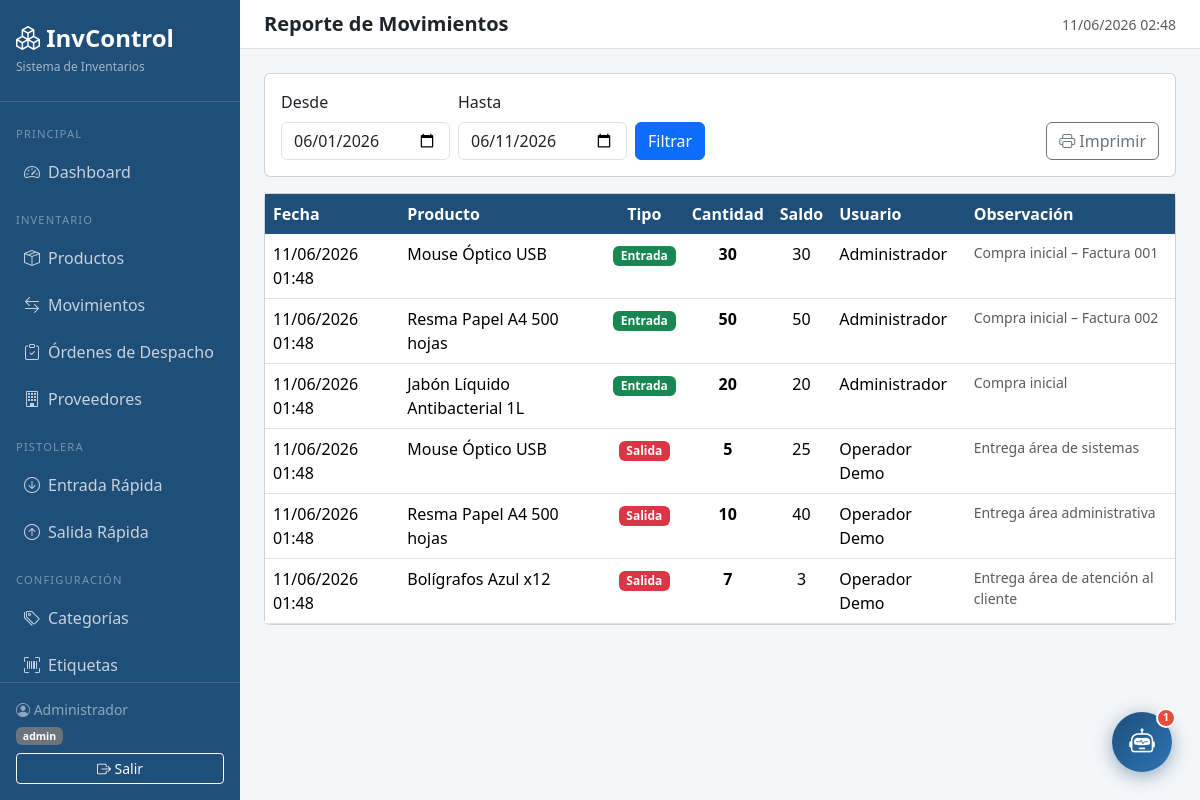
The app's page /?page=reportes&action=movimientos (signed in) with its own data.
### tables this page shows
CREATE TABLE IF NOT EXISTS movimientos (
    id               INT AUTO_INCREMENT PRIMARY KEY,
    producto_id      INT  NOT NULL,
    usuario_id       INT  NOT NULL,
    tipo             ENUM('entrada','salida','ajuste') NOT NULL,
    cantidad         INT  NOT NULL,
    stock_resultante INT  NOT NULL,
    observacion      TEXT,
    fecha            DATETIME NOT NULL DEFAULT CURRENT_TIMESTAMP,
    FOREIGN KEY (producto_id) REFERENCES productos(id)  ON DELETE CASCADE,
    FOREIGN KEY (usuario_id)  REFERENCES usuarios(id)   ON DELETE CASCADE
);

CREATE TABLE IF NOT EXISTS productos (
    id            INT AUTO_INCREMENT PRIMARY KEY,
    codigo        VARCHAR(50)  NOT NULL UNIQUE,
    nombre        VARCHAR(150) NOT NULL,
    descripcion   TEXT,
    categoria_id  INT,
    proveedor_id  INT,
    stock_actual  INT          NOT NULL DEFAULT 0,
    stock_minimo  INT          NOT NULL DEFAULT 5,
    activo        TINYINT(1)   NOT NULL DEFAULT 1,
    created_at    DATETIME     NOT NULL DEFAULT CURRENT_TIMESTAMP,
    FOREIGN KEY (categoria_id)  REFERENCES categorias(id)  ON DELETE SET NULL,
    FOREIGN KEY (proveedor_id)  REFERENCES proveedores(id) ON DELETE SET NULL
);

CREATE TABLE IF NOT EXISTS usuarios (
    id            INT AUTO_INCREMENT PRIMARY KEY,
    nombre        VARCHAR(100)  NOT NULL,
    email         VARCHAR(150)  NOT NULL UNIQUE,
    password_hash VARCHAR(255)  NOT NULL,
    rol           ENUM('admin','operador') NOT NULL DEFAULT 'operador',
    activo        TINYINT(1)    NOT NULL DEFAULT 1,
    created_at    DATETIME      NOT NULL DEFAULT CURRENT_TIMESTAMP
);

### app/controllers/ReporteController.php (called while the page is built, shortened)
<?php
class ReporteController {
    public function handle(string $action, string $rol): void {
        match ($action) {
            'existencias'  => $this->existencias(),
            'movimientos'  => $this->movimientos(),
            'kardex'       => $this->kardex(),
            default        => $this->existencias(),
        };
    }
    private function movimientos(): void {
        $desde = $_GET['desde'] ?? date('Y-m-01');
        $hasta = $_GET['hasta'] ?? date('Y-m-d');
        $movimientos = (new Movimiento())->getByFecha($desde, $hasta);
        require_once __DIR__ . '/../views/reportes/movimientos.php';
    }
}

### index.php (called while the page is built, shortened)
<?php
require_once __DIR__ . '/config/database.php';
require_once __DIR__ . '/app/models/Movimiento.php';
require_once __DIR__ . '/app/controllers/ReporteController.php';
$page   = $_GET['page']   ?? 'dashboard';
$action = $_GET['action'] ?? 'index';
$rol = $_SESSION['rol'] ?? 'operador';
match ($page) {
    'dashboard'   => (new AuthController())->dashboard(),
    'productos'   => (new ProductoController())->handle($action, $rol),
    'movimientos' => (new MovimientoController())->handle($action, $rol),
    'categorias'  => (new CategoriaController())->handle($action, $rol),
    'proveedores' => (new ProveedorController())->handle($action, $rol),
    'reportes'    => (new ReporteController())->handle($action, $rol),
    'scanner'     => (new ScannerController())->handle($action, $rol),
    'usuarios'    => (new UsuarioController())->handle($action, $rol),
    'despachos'   => (new DespachoController())->handle($action, $rol),
    default       => (new AuthController())->dashboard(),
};

### config/database.php (called while the page is built, shortened)
<?php
class Database {
    private static ?PDO $instance = null;
    public static function getConnection(): PDO {
        if (self::$instance === null) {
            $dsn = "mysql:host=" . DB_HOST . ";dbname=" . DB_NAME . ";charset=" . DB_CHARSET;
            $options = [
                PDO::ATTR_ERRMODE            => PDO::ERRMODE_EXCEPTION,
                PDO::ATTR_DEFAULT_FETCH_MODE => PDO::FETCH_ASSOC,
                PDO::ATTR_EMULATE_PREPARES   => false,
            ];
            try {
                self::$instance = new PDO($dsn, DB_USER, DB_PASS, $options);
            } catch (PDOException $e) {
                die(json_encode(['error' => 'Error de conexión a la base de datos: ' . $e->getMessage()]));
            }
        }
        return self::$instance;
    }
}

### app/models/Movimiento.php (called while the page is built, shortened)
<?php
class Movimiento {
    private PDO $db;
    public function __construct() {
        $this->db = Database::getConnection();
    }
    public function getByFecha(string $desde, string $hasta, ?int $productoId = null): array {
        $sql = "
            SELECT m.*, u.nombre AS usuario_nombre, p.nombre AS producto_nombre, p.codigo
            FROM movimientos m
            JOIN usuarios u  ON m.usuario_id  = u.id
            JOIN productos p ON m.producto_id = p.id
            WHERE m.fecha BETWEEN ? AND ?
        ";
        $params = [$desde . ' 00:00:00', $hasta . ' 23:59:59'];
        $sql .= " ORDER BY m.fecha DESC";
        $stmt = $this->db->prepare($sql);
        $stmt->execute($params);
        return $stmt->fetchAll();
    }
}

### app/views/reportes/movimientos.php (the view, shortened to what this page needs)
<?php require_once __DIR__ . '/../layouts/header.php'; ?>
<div class="card mb-3">
    <div class="card-body">
        <form class="row g-2 align-items-end" method="GET">
            <div class="col-auto"><label class="form-label">Desde</label><input type="date" name="desde" class="form-control" value="<?= htmlspecialchars($desde) ?>"></div>
            <div class="col-auto"><label class="form-label">Hasta</label><input type="date" name="hasta" class="form-control" value="<?= htmlspecialchars($hasta) ?>"></div>
            <div class="col-auto"><button type="submit" class="btn btn-primary">Filtrar</button></div>
            <div class="col-auto ms-auto"><button onclick="window.print()" type="button" class="btn btn-outline-secondary"><i class="bi bi-printer"></i> Imprimir</button></div>
        </form>
    </div>
</div>
<div class="card">
    <div class="card-body p-0">
        <table class="table table-hover mb-0">
            <thead><tr><th>Fecha</th><th>Producto</th><th class="text-center">Tipo</th><th class="text-center">Cantidad</th><th class="text-center">Saldo</th><th>Usuario</th><th>Observación</th></tr></thead>
            <tbody>
            <?php foreach ($movimientos as $m): ?>
                <tr>
                    <td><?= date('d/m/Y H:i', strtotime($m['fecha'])) ?></td>
                    <td><?= htmlspecialchars($m['producto_nombre']) ?></td>
                    <td class="text-center">
                        <?php if ($m['tipo']==='entrada'): ?><span class="badge bg-success">Entrada</span>
                        <?php elseif ($m['tipo']==='salida'): ?><span class="badge bg-danger">Salida</span>
                        <?php else: ?><span class="badge bg-secondary">Ajuste</span><?php endif; ?>
                    </td>
                    <td class="text-center fw-bold"><?= $m['cantidad'] ?></td>
                    <td class="text-center"><?= $m['stock_resultante'] ?></td>
                    <td><?= htmlspecialchars($m['usuario_nombre']) ?></td>
                    <td class="text-muted small"><?= htmlspecialchars($m['observacion']??'') ?></td>
                </tr>
            <?php endforeach; ?>
            </tbody>
        </table>
    </div>
</div>
<?php require_once __DIR__ . '/../layouts/footer.php'; ?>

### app/views/layouts/header.php (style rules this page uses)
:root { --sidebar-w: 240px; --primary: #1F4E79; --primary-light: #2E75B6; }
body { background: #f4f6f9; font-family: 'Segoe UI', sans-serif; }
.table thead th { background: var(--primary); color: #fff; font-weight: 600; border: none; }

### records on screen
movimientos: fecha "11/06/2026 01:48", producto.nombre "Mouse Óptico USB", tipo "Entrada", cantidad "30", stock_resultante "30", usuario.nombre "Administrador", observacion "Compra inicial – Factura 001"
movimientos: fecha "11/06/2026 01:48", producto.nombre "Resma Papel A4 500 hojas", tipo "Entrada", cantidad "50", stock_resultante "50", usuario.nombre "Administrador", observacion "Compra inicial – Factura 002"
movimientos: fecha "11/06/2026 01:48", producto.nombre "Jabón Líquido Antibacterial 1L", tipo "Entrada", cantidad "20", stock_resultante "20", usuario.nombre "Administrador", observacion "Compra inicial"
movimientos: fecha "11/06/2026 01:48", producto.nombre "Mouse Óptico USB", tipo "Salida", cantidad "5", stock_resultante "25", usuario.nombre "Operador Demo", observacion "Entrega área de sistemas"
movimientos: fecha "11/06/2026 01:48", producto.nombre "Resma Papel A4 500 hojas", tipo "Salida", cantidad "10", stock_resultante "40", usuario.nombre "Operador Demo", observacion "Entrega área administrativa"
movimientos: fecha "11/06/2026 01:48", producto.nombre "Bolígrafos Azul x12", tipo "Salida", cantidad "7", stock_resultante "3", usuario.nombre "Operador Demo", observacion "Entrega área de atención al cliente"

### other values on screen
$_SESSION['nombre'] "Administrador"
$_SESSION['rol'] "admin"
$pageTitle "Reporte de Movimientos"
